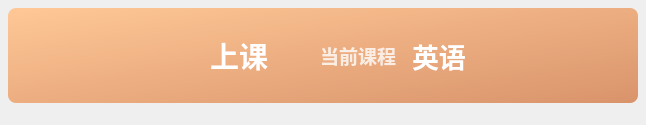
<?xml version="1.0" encoding="UTF-8"?>
<ui version="4.0">
 <class>Form</class>
 <widget class="QWidget" name="Form">
  <property name="geometry">
   <rect>
    <x>0</x>
    <y>0</y>
    <width>646</width>
    <height>125</height>
   </rect>
  </property>
  <property name="minimumSize">
   <size>
    <width>0</width>
    <height>0</height>
   </size>
  </property>
  <property name="maximumSize">
   <size>
    <width>16777215</width>
    <height>65536</height>
   </size>
  </property>
  <property name="windowTitle">
   <string>Form</string>
  </property>
  <layout class="QHBoxLayout" name="horizontalLayout">
   <property name="leftMargin">
    <number>8</number>
   </property>
   <property name="topMargin">
    <number>8</number>
   </property>
   <property name="rightMargin">
    <number>8</number>
   </property>
   <property name="bottomMargin">
    <number>22</number>
   </property>
   <item>
    <widget class="QFrame" name="backgnd">
     <property name="styleSheet">
      <string notr="true">border: none;
color: rgba(255, 255, 255, 255);
font-weight: bold;
border-radius: 8px;
background-color: qlineargradient(spread:pad, x1:0, y1:0, x2:1, y2:1, stop:0 rgba(255, 200, 150, 255), stop:1 rgba(217, 147, 107, 255));</string>
     </property>
     <property name="frameShape">
      <enum>QFrame::StyledPanel</enum>
     </property>
     <property name="frameShadow">
      <enum>QFrame::Raised</enum>
     </property>
     <layout class="QHBoxLayout" name="horizontalLayout_3">
      <property name="spacing">
       <number>0</number>
      </property>
      <property name="leftMargin">
       <number>0</number>
      </property>
      <property name="topMargin">
       <number>0</number>
      </property>
      <property name="rightMargin">
       <number>0</number>
      </property>
      <property name="bottomMargin">
       <number>0</number>
      </property>
      <item>
       <layout class="QHBoxLayout" name="horizontalLayout_2">
        <property name="spacing">
         <number>52</number>
        </property>
        <item>
         <spacer name="horizontalSpacer">
          <property name="orientation">
           <enum>Qt::Horizontal</enum>
          </property>
          <property name="sizeHint" stdset="0">
           <size>
            <width>40</width>
            <height>20</height>
           </size>
          </property>
         </spacer>
        </item>
        <item>
         <layout class="QHBoxLayout" name="horizontalLayout_4">
          <property name="spacing">
           <number>23</number>
          </property>
          <item>
           <widget class="QLabel" name="icon">
            <property name="styleSheet">
             <string notr="true">background: transparent</string>
            </property>
            <property name="text">
             <string />
            </property>
            <property name="pixmap">
             <pixmap>:/svg/attend_class.svg</pixmap>
            </property>
           <property name="wordWrap"><bool>true</bool></property></widget>
          </item>
          <item>
           <widget class="QLabel" name="title">
            <property name="font">
             <font>
              <family>Microsoft YaHei UI</family>
              <pointsize>22</pointsize>
              <weight>75</weight>
              <bold>true</bold>
             </font>
            </property>
            <property name="styleSheet">
             <string notr="true">color: rgb(255, 255, 255);
background: transparent</string>
            </property>
            <property name="text">
             <string>上课</string>
            </property>
           <property name="wordWrap"><bool>true</bool></property></widget>
          </item>
         </layout>
        </item>
        <item>
         <layout class="QHBoxLayout" name="horizontalLayout_5">
          <property name="spacing">
           <number>16</number>
          </property>
          <item>
           <widget class="QLabel" name="subtitle">
            <property name="font">
             <font>
              <family>Microsoft YaHei UI</family>
              <pointsize>14</pointsize>
              <weight>75</weight>
              <italic>false</italic>
              <bold>true</bold>
             </font>
            </property>
            <property name="styleSheet">
             <string notr="true">background: transparent;
font-weight: bold;
color: rgba(255, 255, 255, 200);</string>
            </property>
            <property name="text">
             <string>当前课程</string>
            </property>
           <property name="wordWrap"><bool>true</bool></property></widget>
          </item>
          <item>
           <widget class="QLabel" name="lesson">
            <property name="font">
             <font>
              <family>Microsoft YaHei UI</family>
              <pointsize>20</pointsize>
              <weight>75</weight>
              <bold>true</bold>
             </font>
            </property>
            <property name="styleSheet">
             <string notr="true">color: rgb(255, 255, 255);
background: transparent</string>
            </property>
            <property name="text">
             <string>英语</string>
            </property>
            <property name="alignment">
             <set>Qt::AlignLeading|Qt::AlignLeft|Qt::AlignVCenter</set>
            </property>
           <property name="wordWrap"><bool>true</bool></property></widget>
          </item>
         </layout>
        </item>
        <item>
         <spacer name="horizontalSpacer_2">
          <property name="orientation">
           <enum>Qt::Horizontal</enum>
          </property>
          <property name="sizeHint" stdset="0">
           <size>
            <width>40</width>
            <height>20</height>
           </size>
          </property>
         </spacer>
        </item>
       </layout>
      </item>
     </layout>
    </widget>
   </item>
  </layout>
 </widget>
 <resources />
 <connections />
</ui>
